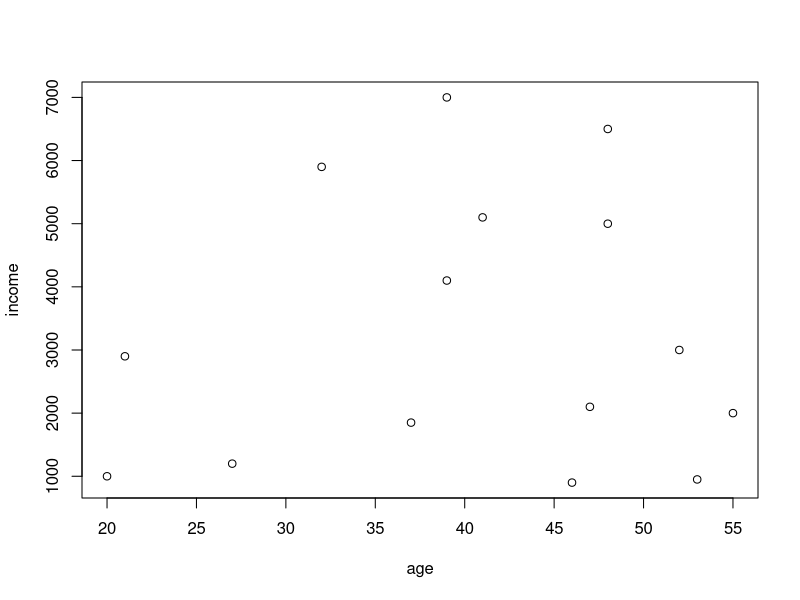
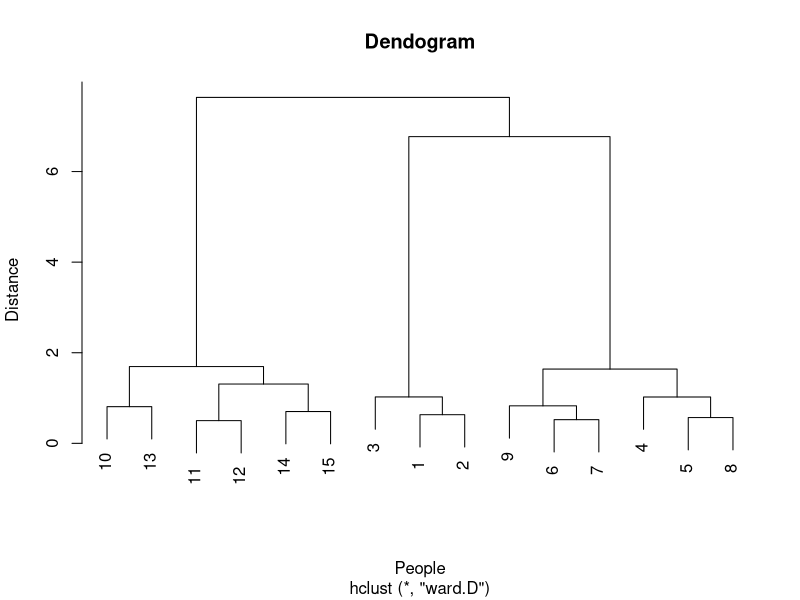
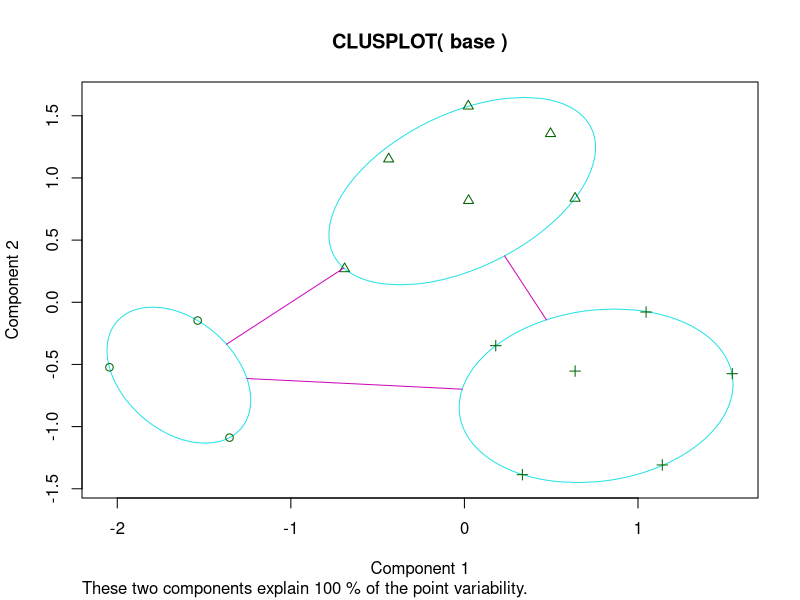

The R script that drew these images, in order:
age = c(20,  27,  21,  37,  46, 53, 55,  47,  52,  32,  39,  41,  39,  48,  48)
income = c(1000,1200,2900,1850,900,950,2000,2100,3000,5900,4100,5100,7000,5000,6500)
base = data.frame(age, income)

base = scale(base)

plot(age, income)

hc = hclust(d = dist(base, method = 'euclidian'), method = 'ward.D')

plot(hc, main = 'Dendogram', xlab = 'People', ylab = 'Distance')

predict = cutree(hc, 3)

library(cluster)
clusplot(base, predict)